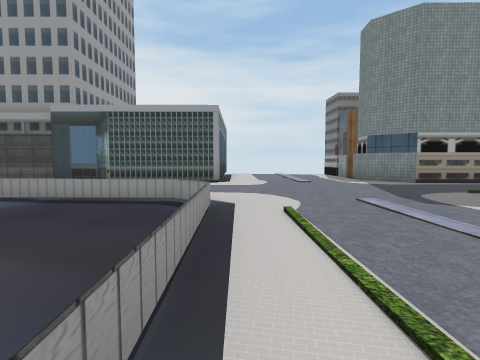
View 1 (above)

22 first-person views from a walk through a Unity game level. The camera is 1.3 m above the floor, tilts 4° down and sees 80° across. The floor is counted in squares, 2.4 m on a side. Each view is taken from the middle of a square. On the plan, view 1 faces up. The plan holds only what a view shows up to about 9 squares ahead; the rest is blank. The place goes on beyond the plan. The player character is not drawn. Some animated figures are left out. Some surface patterns are stand-ins.

View 2
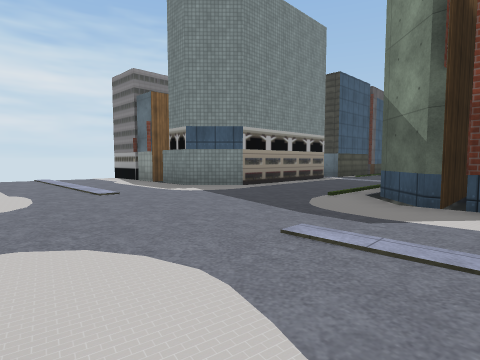

View 3
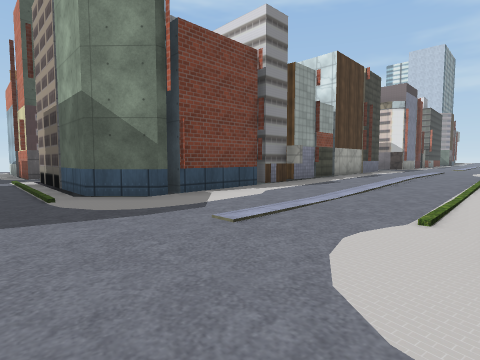

View 4
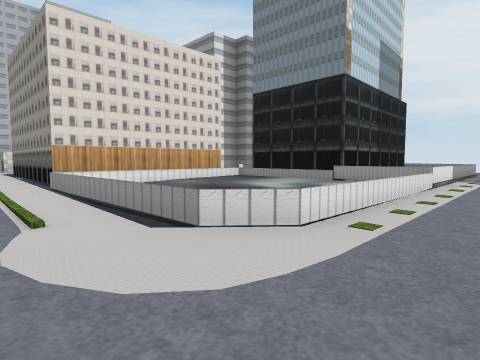

View 5
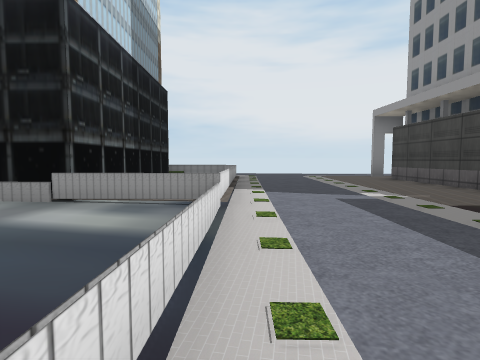

View 6
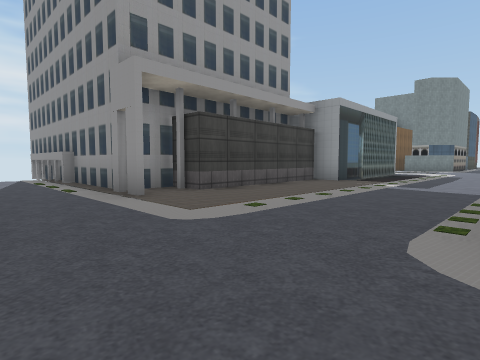

View 7
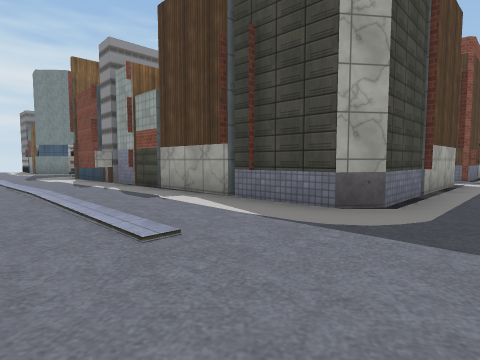

View 8
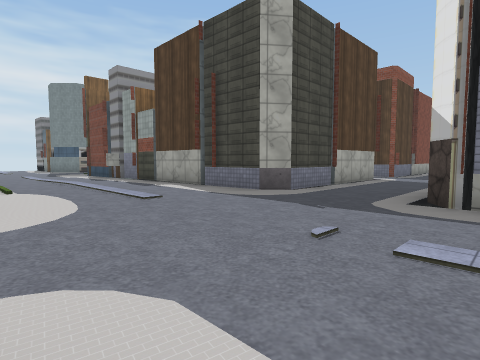

View 9
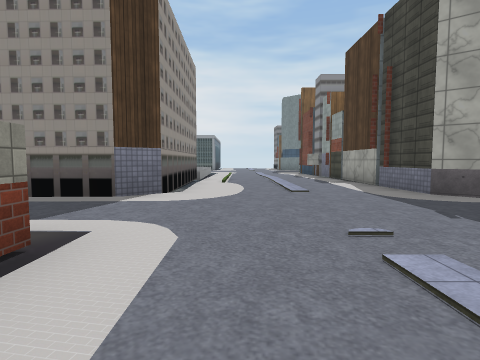

View 10
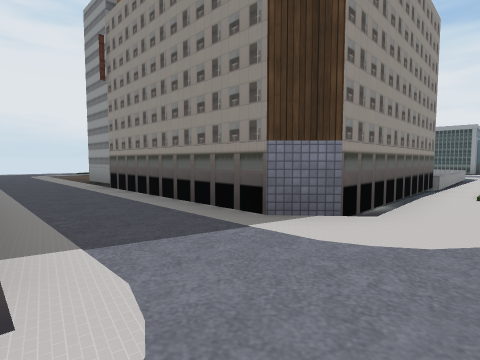

View 11
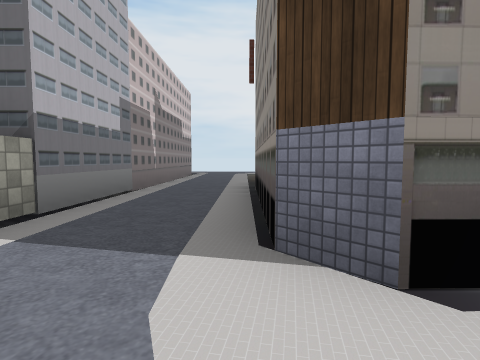

View 12
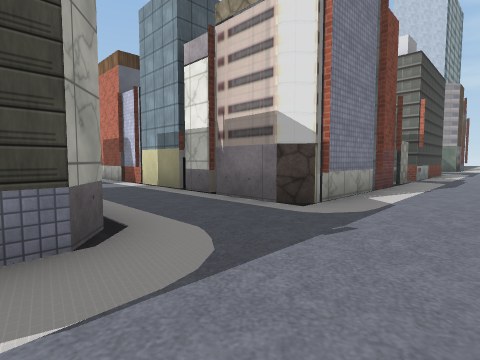

View 13
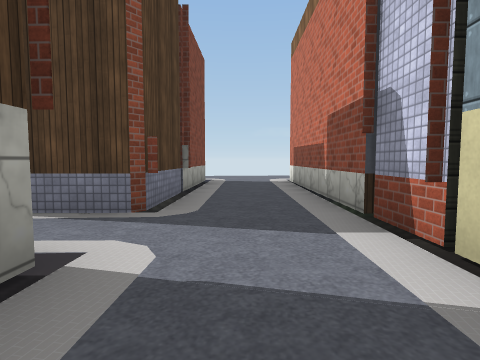

View 14
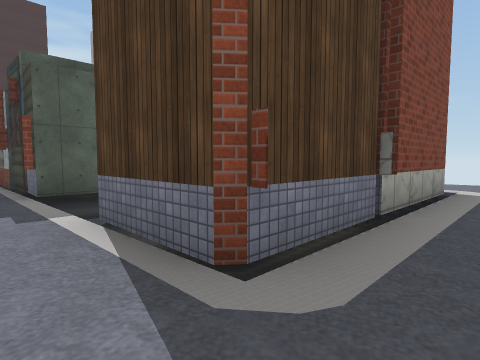

View 15
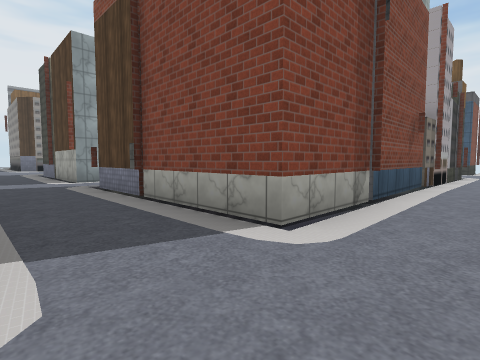

View 16
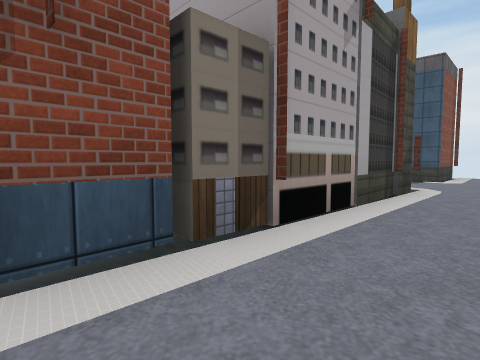

View 17
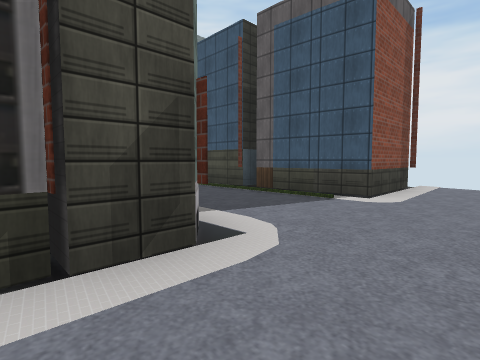

View 18
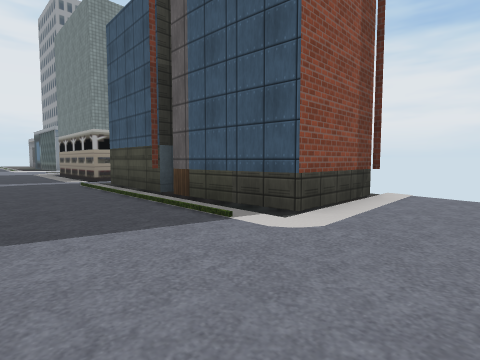

View 19
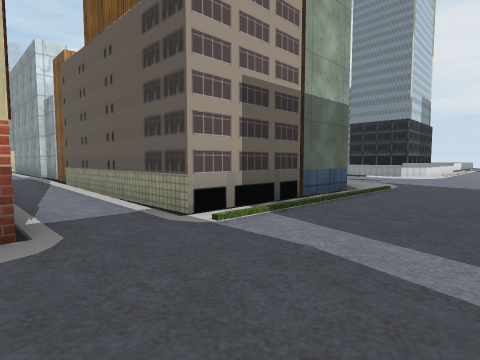

View 20
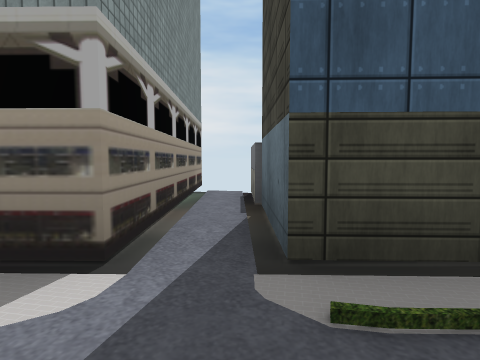

View 21
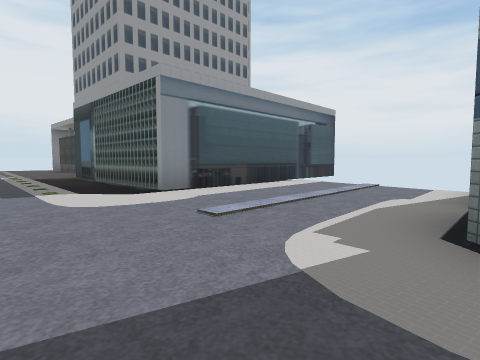

View 22
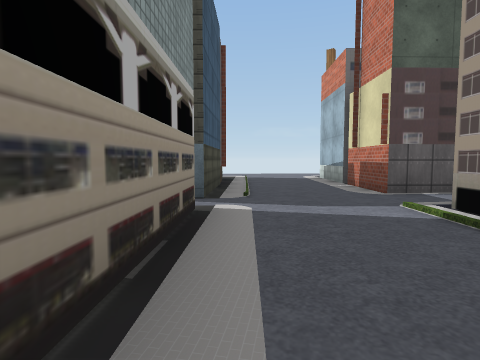

### Floor plan
Key: @ floor where view 1 was taken; # wall or solid block; x gap in a wall; . main floor; : floor 0.25 m higher than the main floor; - floor 0.25 m lower than the main floor; / step, stairs or slope; = window, fence, low wall or low ledge.
Columns run from 13 left of view 1 to 16 right of it. Each row starts with its distance up from view 1.
 14  -#
 13  -#         #
 12  -#         #--- #
 11  -#         #----#   #x
 10 --#######   #----#   #-#   #
  9 -.......#####----##  #-#   #--
  8 ........----------####-#####--
  7 .../////////.-----------------
  6 ....--------------------------
  5 ...=..././///----/////--------
  4   =    /=/===/-.-#####-#####--
  3   =######---=/-..#   #.#   #--
  2        ##.--=/...#   #.#   #..
  1         #.--=/...#   #.#   #..
  0         #==-=@//.#   #/#   #..
 -1         #####///.#   #/#   #..
 -2             #///.#   #/##  #/.
 -3             #///.#   #./   #..
 -4             #/.:.#   #.#   #..
 -5     .########/.:.### #.#   #..
 -6    ./////////....//###.#####..
 -7    ...........................
 -8      ######///.../#...........
 -9           ###/.:.###########
-10               .:.#
-11                 .#

Where each view was taken, in squares from view 1:
view 1: 0 up, 0 right, facing up
view 2: 3 up, 0 right, facing up-right
view 3: 6 up, 0 right, facing down-right
view 4: 6 up, 1 right, facing down-left
view 5: 5 up, 2 left, facing left
view 6: 5 up, 13 left, facing up-right
view 7: 7 down, 1 right, facing up-right
view 8: 9 down, 0 right, facing up-right
view 9: 10 down, 1 right, facing up
view 10: 8 down, 1 right, facing up-left
view 11: 6 down, 1 right, facing left
view 12: 5 down, 2 right, facing down-right
view 13: 7 down, 7 right, facing right
view 14: 7 down, 9 right, facing up-right
view 15: 8 down, 16 right, facing up-left
view 16: 2 down, 16 right, facing up-left
view 17: 3 up, 16 right, facing up-left
view 18: 5 up, 16 right, facing up-left
view 19: 7 up, 10 right, facing down-left
view 20: 6 up, 9 right, facing up
view 21: 6 up, 4 right, facing up-left
view 22: 7 up, 5 right, facing right
